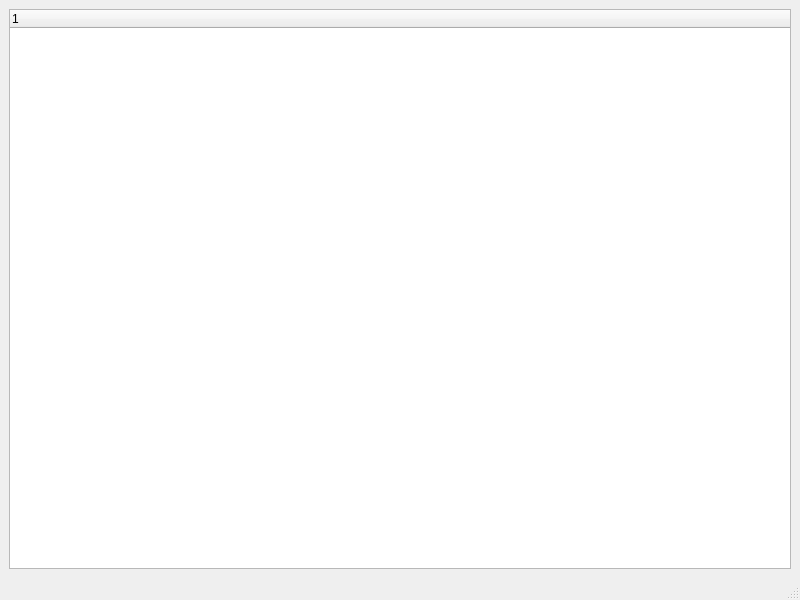
<?xml version="1.0" encoding="UTF-8"?>
<ui version="4.0">
 <class>MainWindow</class>
 <widget class="QMainWindow" name="MainWindow">
  <property name="geometry">
   <rect>
    <x>0</x>
    <y>0</y>
    <width>800</width>
    <height>600</height>
   </rect>
  </property>
  <property name="windowTitle">
   <string>MainWindow</string>
  </property>
  <widget class="QWidget" name="centralwidget">
   <layout class="QHBoxLayout" name="horizontalLayout">
    <item>
     <widget class="QTreeWidget" name="treeWidget">
      <column>
       <property name="text">
        <string notr="true">1</string>
       </property>
      </column>
     </widget>
    </item>
   </layout>
  </widget>
  <widget class="QMenuBar" name="menubar">
   <property name="geometry">
    <rect>
     <x>0</x>
     <y>0</y>
     <width>800</width>
     <height>23</height>
    </rect>
   </property>
  </widget>
  <widget class="QStatusBar" name="statusbar"/>
 </widget>
 <resources/>
 <connections/>
</ui>
